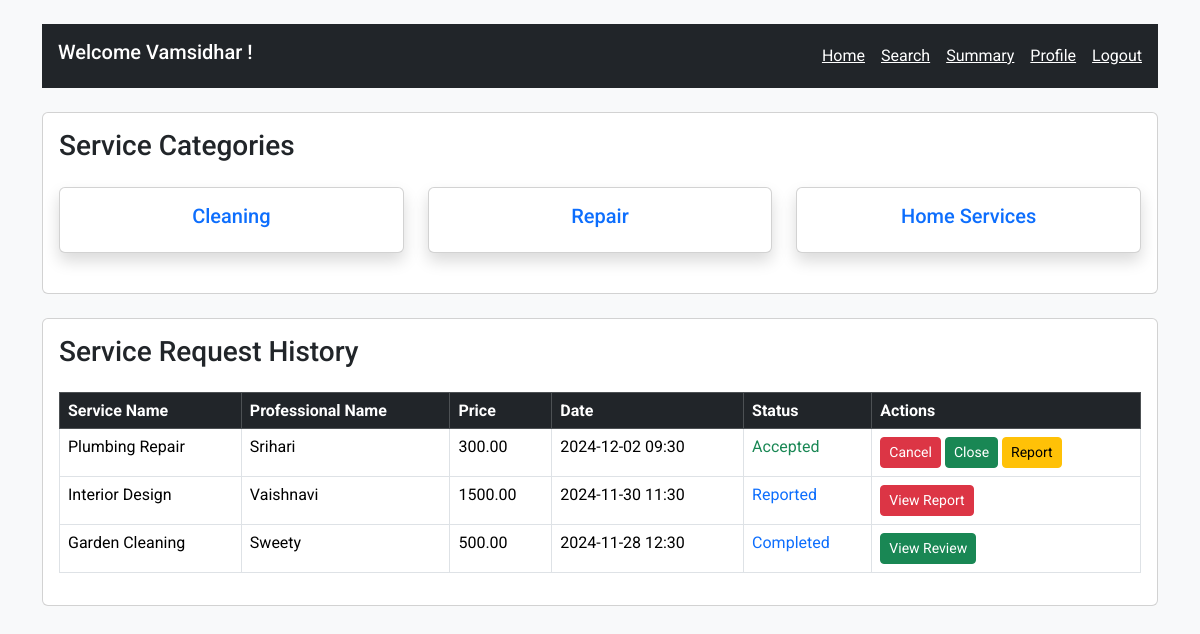
The app's page /customer/1/dashboard with its own data.
### application/models.py (models this page shows)
class Customer(db.Model):
    __tablename__ = 'Customers'
    id = db.Column(db.Integer, primary_key=True, autoincrement=True)
    user_id = db.Column(db.Integer, db.ForeignKey('Users.id', ondelete="CASCADE"), nullable=False)
    name = db.Column(db.Text, nullable=False)
    phone = db.Column(db.Text, nullable=False)
    address = db.Column(db.Text, nullable=False)
    pincode = db.Column(db.Integer, nullable=False)
    is_blocked = db.Column(db.Boolean, default = False)
    user = db.relationship('User', back_populates='customer')
    service_requests = db.relationship(
        'ServiceRequest',
        back_populates='customer',
        cascade="all, delete-orphan"
    )
    reviews = db.relationship(
        'Review',
        back_populates='customer',
        cascade="all, delete-orphan"
    )

class ServiceRequest(db.Model):
    __tablename__ = 'Service_Requests'
    id = db.Column(db.Integer, primary_key=True, autoincrement=True)
    customer_id = db.Column(db.Integer, db.ForeignKey('Customers.id', ondelete="CASCADE"), nullable=False)
    service_id = db.Column(db.Integer, db.ForeignKey('Services.id', ondelete="CASCADE"), nullable=False)
    professional_id = db.Column(db.Integer, db.ForeignKey('Professionals.id', ondelete="CASCADE"), nullable=False)
    request_date = db.Column(db.DateTime, nullable=False, default=datetime.utcnow)
    completed_date = db.Column(db.DateTime)
    status = db.Column(db.String(20), nullable=False)
    is_completed_professional = db.Column(db.Boolean(20), nullable=False)
    is_completed_customer = db.Column(db.Boolean(20), nullable=False)
    rating = db.Column(db.Numeric(3, 2))
    customer = db.relationship('Customer', back_populates='service_requests')
    service = db.relationship('Service', back_populates='service_requests')
    professional = db.relationship('Professional', back_populates='service_requests')
    review = db.relationship(
        'Review',
        back_populates='service_request',
        cascade="all, delete-orphan",
        uselist=False
    )

class Service(db.Model):
    __tablename__ = 'Services'
    id = db.Column(db.Integer, primary_key=True, autoincrement=True)
    name = db.Column(db.Text, nullable=False, unique=True)
    base_price = db.Column(db.Numeric(10, 2), nullable=False)
    description = db.Column(db.Text, nullable=False)
    time_required = db.Column(db.Integer, nullable=False)
    category = db.Column(db.Text, nullable = False)
    professionals = db.relationship(
        'Professional',
        back_populates='service',
        cascade="all, delete-orphan"
    )
    service_requests = db.relationship(
        'ServiceRequest',
        back_populates='service',
        cascade="all, delete-orphan"
    )

class Professional(db.Model):
    __tablename__ = 'Professionals'
    id = db.Column(db.Integer, primary_key=True, autoincrement=True)
    user_id = db.Column(db.Integer, db.ForeignKey('Users.id', ondelete="CASCADE"), nullable=False)
    service_id = db.Column(db.Integer, db.ForeignKey('Services.id', ondelete="SET NULL"), nullable=False)
    name = db.Column(db.Text, nullable=False)
    phone = db.Column(db.Text, nullable=False)
    experience_years = db.Column(db.Integer, nullable=False)
    description = db.Column(db.Text, nullable=False)
    is_verified = db.Column(db.Text, default=False)
    documents_path = db.Column(db.Text)
    average_rating = db.Column(db.Numeric(3, 2), default=0.0)
    is_blocked = db.Column(db.Boolean, default = False)
    location = db.Column(db.Text, nullable = False)
    pincode = db.Column(db.Integer, nullable = False)
    user = db.relationship('User', back_populates='professional')
    service = db.relationship('Service', back_populates='professionals')
    service_requests = db.relationship(
        'ServiceRequest',
        back_populates='professional',
        cascade="all, delete-orphan"
    )
    reviews = db.relationship(
        'Review',
        back_populates='professional',
        cascade="all, delete-orphan"
    )

### app.py (the view)
@app.route('/customer/<int:customer_id>/dashboard', methods = ['GET'])
def customer_dashboard(customer_id):
    customer = Customer.query.filter_by(id=customer_id).first()
    if not customer:
        return redirect(url_for('login_error'))
    categories = db.session.query(Service.category).distinct().all()
    categories = [category[0] for category in categories]
    service_history = ServiceRequest.query.filter_by(customer_id=customer_id)\
        .order_by(ServiceRequest.request_date.desc())\
        .all()
    return render_template(
        'customer_dashboard.html',
        customer = customer,
        categories=categories,
        service_history=service_history
    )

### templates/customer_dashboard.html (shortened to what this page needs)
<html lang="en">
<head>
    <link href="https://cdn.jsdelivr.net/npm/bootstrap@5.3.3/dist/css/bootstrap.min.css" rel="stylesheet">
</head>
<body>
    <div class="container mt-4">
        <div class="bg-dark text-white p-3 mb-4 d-flex justify-content-between align-items-center">
            <h5>Welcome {{ customer.name }}!</h5>
            <div class="nav">
                <a href="{{ url_for('customer_dashboard', customer_id=customer.id) }}" class="text-white me-3">Home</a>
                <a href="{{ url_for('search_customer', customer_id=customer.id) }}" class="text-white me-3">Search</a>
                <a href="#" class="text-white me-3">Summary</a>
                <a href="{{ url_for('customer_profile', customer_id=customer.id) }}" class="text-white me-3">Profile</a>
                <a href="{{ url_for('user_login') }}" class="text-white">Logout</a>
            </div>
        </div>
        <div class="card mb-4">
            <div class="card-body">
                <h3 class="card-title mb-4">Service Categories</h3>
                <div class="row">
                    {% for category in categories %}
                    <div class="col-md-4 mb-4">
                        <a href="{{ url_for('category_details', customer_id=customer.id, category=category) }}" class="text-decoration-none">
                            <div class="card text-center p-3 shadow">
                                <h5 class="card-title text-primary">{{ category }}</h5>
                            </div>
                        </a>
                    </div>
                    {% endfor %}
                </div>
            </div>
        </div>
        <div class="card mb-4">
            <div class="card-body">
                <h3 class="card-title mb-4">Service Request History</h3>
                {% if service_history %}
                <div class="table-responsive">
                    <table class="table table-bordered">
                        <thead class="table-dark">
                            <tr>
                                <th>Service Name</th>
                                <th>Professional Name</th>
                                <th>Price</th>
                                <th>Date</th>
                                <th>Status</th>
                                <th>Actions</th>
                            </tr>
                        </thead>
                        <tbody>
                            {% for request in service_history %}
                            <tr>
                                <td>{{ request.service.name }}</td>
                                <td>{{ request.professional.name }}</td>
                                <td>{{ request.service.base_price }}</td>
                                <td>{{ request.request_date.strftime('%Y-%m-%d %H:%M') }}</td>
                                <td>
                                    {% if request.status == "Pending" %}
                                    <span class="text-warning">Pending</span>
                                    {% elif request.status == "Accepted" %}
                                    <span class="text-success">Accepted</span>
                                    {% elif request.status == "Rejected" %}
                                    <span class="text-danger">Rejected</span>
                                    {% elif request.status == "Deleted" %}
                                    <span class="text-danger">Rejected</span>
                                    {% elif request.status == "Reported" %}
                                    <span class="text-primary">Reported</span>
                                    {% else %}
                                    <span class="text-primary">Completed</span>
                                    {% endif %}
                                </td>
                                <td>
                                    {% if request.status == "Completed" %}
                                    <form action="{{ url_for('view_review_customer', request_id=request.id) }}" method="POST" style="display: inline;">
                                        <button type="submit" class="btn btn-success btn-sm">View Review</button>
                                    </form>
                                    {% elif request.status == "Accepted" %}
                                    <form action="{{ url_for('cancel_service', request_id=request.id) }}" method="POST" style="display: inline;">
                                        <button type="submit" class="btn btn-danger btn-sm">Cancel</button>
                                    </form>
                                    <form action="{{ url_for('complete_service', request_id=request.id) }}" method="GET" style="display: inline;">
                                        <button type="submit" class="btn btn-success btn-sm">Close</button>
                                    </form>
                                    <form action="{{ url_for('report_service', request_id=request.id) }}" method="GET" style="display: inline;">
                                        <button type="submit" class="btn btn-warning btn-sm">Report</button>
                                    </form>
                                    {% elif request.status == "Rejected" %}
                                    <form action="{{ url_for('cancel_service', request_id=request.id) }}" method="POST" style="display: inline;">
                                        <button type="submit" class="btn btn-danger btn-sm">Delete</button>
                                    </form>
                                    {% elif request.status == "Pending" %}
                                    <form action="{{ url_for('cancel_service', request_id=request.id) }}" method="POST" style="display: inline;">
                                        <button type="submit" class="btn btn-danger btn-sm">Cancel</button>
                                    </form>
                                    {% elif request.status == "Reported" %}
                                    <form action="{{ url_for('view_report_customer', request_id=request.id) }}" method="POST" style="display: inline;">
                                        <button type="submit" class="btn btn-danger btn-sm">View Report</button>
                                    </form>
                                    {% endif %}
                                </td>
                            </tr>
                            {% endfor %}
                        </tbody>
                    </table>
                </div>
                {% else %}
                <p>No service requests found for this customer.</p>
                {% endif %}
            </div>
        </div>
    </div>
</body>
</html>

### templates/customer_dashboard.html (style rules this page uses)
body { font-family: 'Roboto', sans-serif; background-color: #f8f9fa; }

### records on screen
Customer: name "Vamsidhar"
ServiceRequest: service.name "Plumbing Repair", professional.name "Srihari", service.base_price "300.00", request_date "2024-12-02 09:30", status "Accepted"
ServiceRequest: service.name "Interior Design", professional.name "Vaishnavi", service.base_price "1500.00", request_date "2024-11-30 11:30", status "Reported"
ServiceRequest: service.name "Garden Cleaning", professional.name "Sweety", service.base_price "500.00", request_date "2024-11-28 12:30", status "Completed"

### other values on screen
{{ category }} "Cleaning" "Repair" "Home Services"
